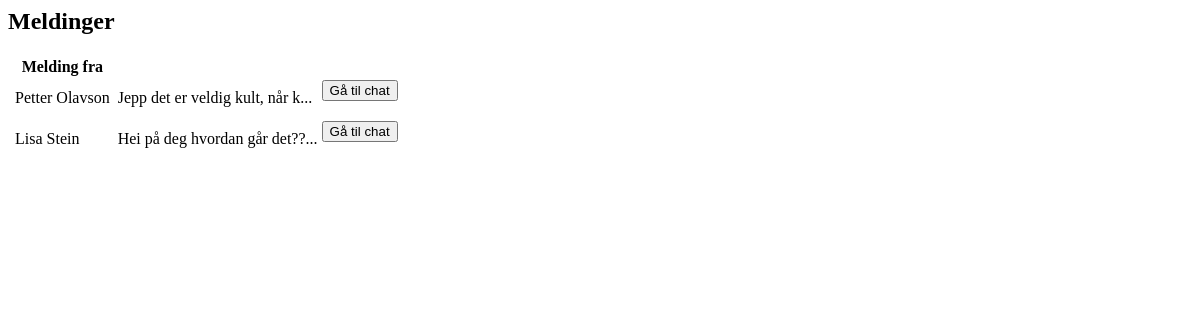
/Pages/Inbox.php (signed in), run on an earlier commit of the app's database.
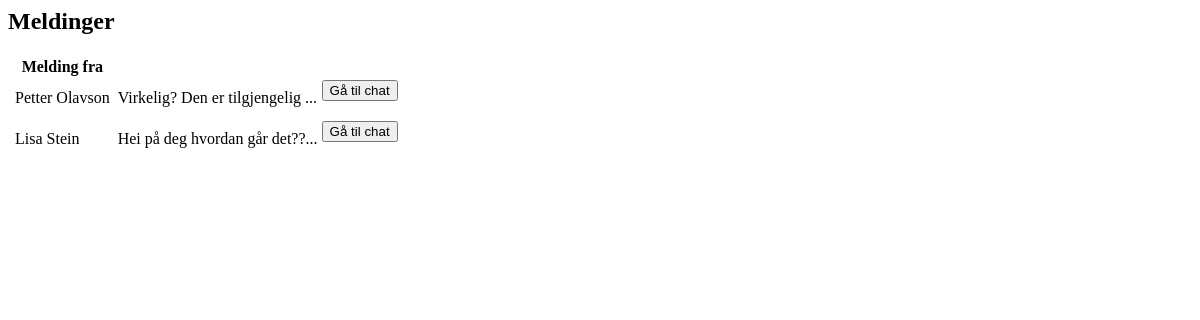
And on a later commit of the database.
### tables this page shows
CREATE TABLE user (
    userID int(11) NOT NULL AUTO_INCREMENT,
    email varchar(256) NOT NULL,
    firstName varchar(64) NOT NULL,
    lastName varchar(64) NOT NULL,
    pass varchar(300) NOT NULL,
    birthDate datetime NOT NULL,
    phone int(11) NOT NULL,
    isAdmin tinyint(1) DEFAULT 0,
    study varchar(45) NOT NULL,
    isStudent tinyint(1) DEFAULT 1,
    PRIMARY KEY (userID)
);

CREATE TABLE messages (
    messageID INT NOT NULL AUTO_INCREMENT,
    messageText VARCHAR(500) NOT NULL,
    messageTime DATETIME NOT NULL,
    recieverID INT NOT NULL,
    senderID INT NOT NULL,
    PRIMARY KEY (messageID),
    FOREIGN KEY (recieverID) references user(userID) ON DELETE CASCADE,
    FOREIGN KEY (senderID) references user(userID) ON DELETE CASCADE
);

### Pages/Inbox.php (the view, shortened to what this page needs)
<?php
include_once "../Utilities/DatabaseConnection.php";
$recieverID = $_SESSION["user"]["userID"];
$result = mysqli_query($connection, "SELECT senderID FROM Messages WHERE recieverID = '$recieverID' GROUP BY senderID");
function getUserInfo($senderID, $recieverID, $connection): void{
    $userQ = mysqli_query($connection,"SELECT userID, firstName, lastName FROM User where userID = '$senderID'");
    $userRows=$userQ->fetch_assoc();
    $messQ = mysqli_query($connection,"SELECT messageText, recieverID, senderID FROM Messages where senderID = '$senderID' AND recieverID = '$recieverID' ORDER BY messageID DESC LIMIT 1");
    $messRows=$messQ->fetch_assoc();
    echo '<tr><td></td>';
    echo '<td>' . $userRows['firstName'] . ' ' . $userRows['lastName'] . '</td>';
    echo '<td></td>';
    echo '<td>' . mb_substr($messRows['messageText'], 0, 30, 'UTF-8') . '...';
    echo '<td><form action="Messages.php" method="get"><button type="submit" name="ID" value="' . $userRows['userID'] . '">Gå til chat</button></form></td>';
    echo '</tr>';
}
?>
<html lang="NO">
<head>
</head>
<body>
<section>
    <h1>Meldinger</h1>
    <table>
        <tr>
            <th></th>
            <th>Melding fra</th>
        </tr>
        <?php
        while($rows=$result->fetch_assoc())
        {
            getUserInfo($rows['senderID'], $recieverID, $connection);
        }
        ?>
    </table>
</section>
</body>
</html>

What changed in the data, as far as the page shows it:
no longer on this page (row unchanged): messages: messageText "Jepp det er veldig kult, når k"
now on this page (row edited): messages: messageText "Virkelig? Den er tilgjengelig"
Also different on the page:
new list line: "Petter Olavson"
new list line: "... Gå til chat"
list line gone: "Petter Olavson"
list line gone: "... Gå til chat"
